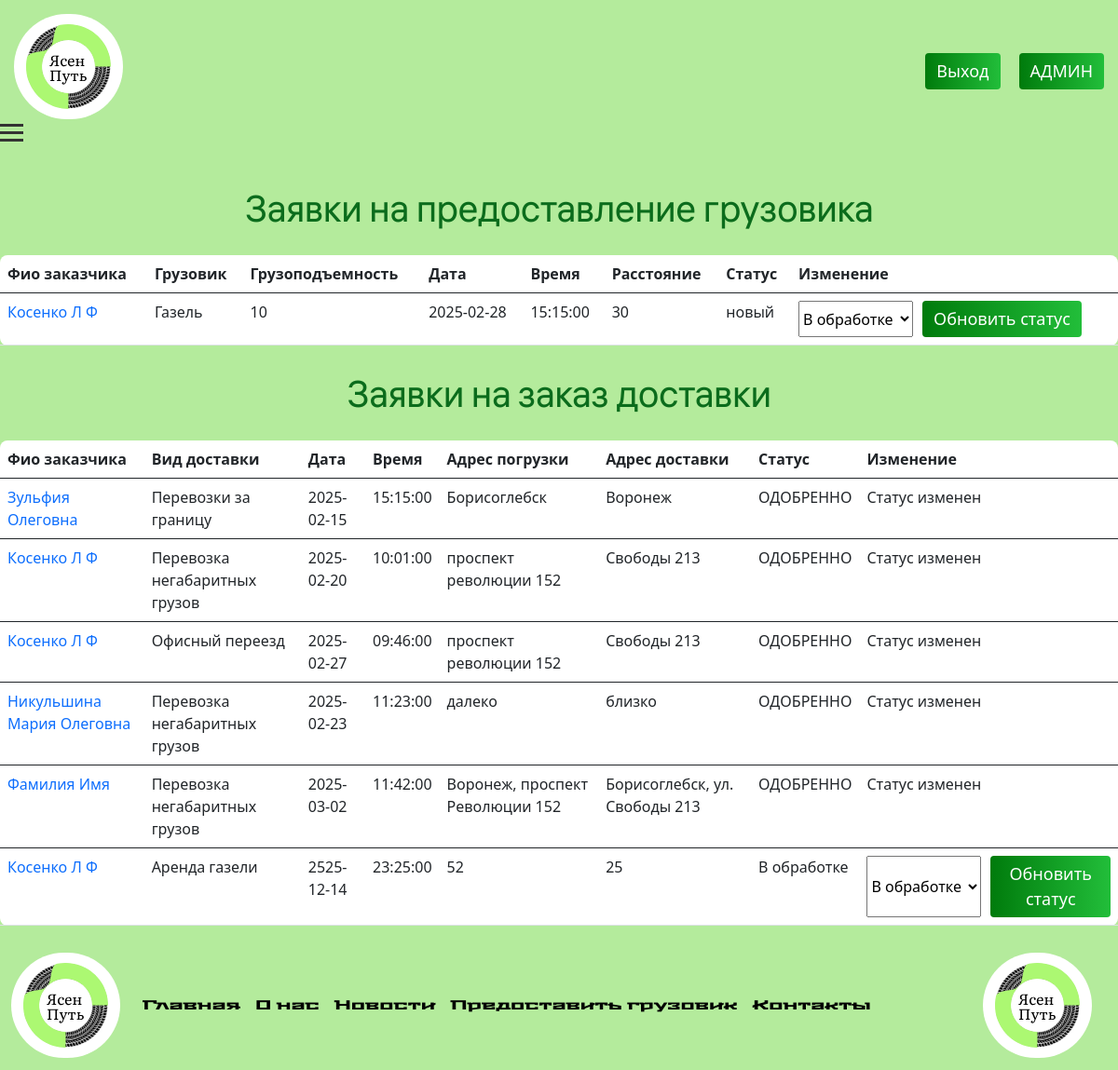
/admin.php (signed in), run on the app's committed database.
### tables this page shows
CREATE TABLE `grzv` (
  `id_z1` int(11) NOT NULL,
  `id_user` int(11) NOT NULL,
  `car` varchar(150) NOT NULL,
  `date` date NOT NULL,
  `time` time NOT NULL,
  `km` int(11) NOT NULL,
  `massa` int(11) NOT NULL,
  `status` varchar(150) NOT NULL DEFAULT 'новый'
);

CREATE TABLE `users` (
  `id` int(11) NOT NULL,
  `fio` varchar(150) NOT NULL,
  `email` varchar(150) NOT NULL,
  `phone` varchar(150) NOT NULL,
  `password` varchar(150) NOT NULL,
  `role` varchar(150) NOT NULL DEFAULT 'user'
);

CREATE TABLE `zakaz` (
  `id_z` int(11) NOT NULL,
  `id_user` int(11) NOT NULL,
  `id_usl` int(11) NOT NULL,
  `date` date NOT NULL,
  `time` time NOT NULL,
  `point1` varchar(150) NOT NULL,
  `point2` varchar(150) NOT NULL,
  `status` varchar(150) NOT NULL DEFAULT 'новый'
);

CREATE TABLE `usl` (
  `id_u` int(11) NOT NULL,
  `usl_name` varchar(150) NOT NULL,
  `opis` varchar(500) NOT NULL,
  `cena` varchar(150) NOT NULL
);

### admin.php (the view, shortened to what this page needs)
<?php include('header.php');?>
    <div class="main"> <?php
    if(isset($_SESSION['prava'])){
        if($_SESSION['prava']!="user"){
            ?>
            <h1 class="color d-flex centr margin-top">Заявки на предоставление грузовика</h1><?php
                if (isset($_SESSION['id'])) {
                    $sql = "SELECT * FROM  grzv
                    INNER JOIN users ON id=id_user";
                    $result = mysqli_query($link, $sql) or die(mysqli_error($link));
                    if ($result->num_rows > 0) {?>
                        <table class="table fon2">
                            <thead>
                                <tr>
                                <th scope="col">Фио заказчика</th>
                                <th scope="col">Грузовик</th>
                                <th scope="col">Грузоподъемность</th>
                                <th scope="col">Дата</th>
                                <th scope="col">Время</th>
                                <th scope="col">Расстояние</th>
                                <th scope="col">Статус</th>
                                <th scope="col">Изменение</th>
                                </tr>
                            </thead>
                    <?php    while ($row = $result->fetch_assoc()) {
                            ?>
                            <tbody>
                                <tr>
                                <td><a href="lk.php?id_u=<?php echo $row['id_user']?>"><?php echo $row['fio'];?></a></th>
                                <td><?php echo $row['car'];?></th>
                                <td><?php echo $row['massa'];?></th>
                                <td><?php echo $row['date'];?></th>
                                <td><?php echo $row['time'];?></td>
                                <td><?php echo $row['km'];?></td>
                                <td><?php echo $row['status'];?></td>
                                <?php
                                if ($row['status'] === "новый" || $row['status'] === "В обработке") {
                                ?>
                                <td scope="col"><form method="post" action="project/status.php?id_z1=<?php echo $row['id_z1'] ?>" class="d-flex">
                                    <select id="status" name="status" class="margin_r">
                                        <option value="В обработке">В обработке</option>
                                    </select><br>
                                    <button type="submit" class="btn">Обновить статус</button>
                                </form></th>
                                <?php }else{?>
                                    <td>Статус изменен</td>
                            <?php }?>
                                </tr>
                            </tbody>
                            <?php
                        }
                        ?></table><?php
                        }
                        }
                        ?>
                    <h1 class="color d-flex centr margin-top">Заявки на заказ доставки</h1><?php
                        if (isset($_SESSION['id'])) {
                            $sql = "SELECT * FROM  zakaz
                            INNER JOIN usl ON zakaz.id_usl=usl.id_u
                            INNER JOIN users ON users.id=zakaz.id_user";
                            $result = mysqli_query($link, $sql) or die(mysqli_error($link));
                            if ($result->num_rows > 0) {?>
                                <table class="table fon2">
                                    <thead>
                                        <tr>
                                        <th scope="col">Фио заказчика</th>
                                        <th scope="col">Вид доставки</th>
                                        <th scope="col">Дата</th>
                                        <th scope="col">Время</th>
                                        <th scope="col">Адрес погрузки</th>
                                        <th scope="col">Адрес доставки</th>
                                        <th scope="col">Статус</th>
                                        <th scope="col">Изменение</th>
                                        </tr>
                                    </thead>
                            <?php    while ($row = $result->fetch_assoc()) {
                                    ?>
                                    <tbody>
                                        <tr>
                                        <td><a href="lk.php?id_u=<?php echo $row['id_user']?>"><?php echo $row['fio'];?></a></th>
                                        <td><?php echo $row['usl_name'];?></td>
                                        <td scope="row"><?php echo $row['date'];?></th>
                                        <td><?php echo $row['time'];?></td>
                                        <td><?php echo $row['point1'];?></td>
                                        <td><?php echo $row['point2'];?></td>
                                        <td><?php echo $row['status'];?></td>
                                        <?php
                                        if ($row['status'] === "новый" || $row['status'] === "В обработке") {
                                        ?>
                                        <td scope="col"><form method="post" action="project/status.php?id_z=<?php echo $row['id_z'] ?>" class="d-flex">
                                            <select id="status" name="status" class="margin_r">
                                                <option value="В обработке">В обработке</option>
                                            </select><br>
                                            <button type="submit" class="btn">Обновить статус</button>
                                        </form></th>
                                        <?php }else{?>
                                            <td>Статус изменен</td>
                                    <?php }?>
                                        </tr>
                                    </tbody>
                                    <?php
                                }
                                ?></table><?php
                                }
                                }
                            }else{
                                echo "<script>alert(\"ДОСТУП ЗАПРЕЩЕН!"."\");</script>";
                                echo "<script>window.location.href='index.php'</script>";
                            }
                        }else{
                            echo "<script>alert(\"ДОСТУП ЗАПРЕЩЕН!"."\");</script>";
                            echo "<script>window.location.href='index.php'</script>";
                        }
                                ?>
    </div>
<?php include('footer.php');?>

### header.php (shortened to what this page needs)
<!DOCTYPE html>
<html lang="ru">
<head>
    <link rel="stylesheet" href="css/bootstrap.css">
    <link rel="stylesheet" href="css/style.css">
</head>
<body class="">
    <header class="header main">
        <div class="container">
            <div class="header-inner">
                <a href="index.php" class="logo"><img src="img/logo.svg" alt=""></a>
                <div class="header-buttons">
                <?php
                if(isset($_SESSION['prava'])){
                 if ($_SESSION['prava'] == "user") {?>
                 <form class="d-flex" role="search" action="project/out.php">
                    <button class="btn btn-outline-success margin_r" type="submit">Выход</button>
                </form>
                <form class="d-flex" role="search" action="lk.php">
                  <button class="btn btn-outline-success margin_left" type="submit">Профиль</button>
                </form>
                <?php
              }elseif($_SESSION['prava']=="admin") {?>
              <form class="d-flex" role="search" action="project/out.php">
                    <button class="btn btn-outline-success margin_r" type="submit">Выход</button>
                </form>
                <form class="d-flex" role="search" action="admin.php">
                  <button class="btn btn-outline-success margin_left" type="submit">АДМИН</button>
                  </form>
                <?php
              }
                   } ?>
                    </div>
                  </div>
                </div>
                <div class="burger-menu">
                    <div class="burger-line"></div>
                    <div class="burger-line"></div>
                    <div class="burger-line"></div>
                        </div>
    </header>

### footer.php (shortened to what this page needs)
    <footer>
        <nav class="navbar navbar-expand-lg bg-body-tertiary main">
                <div class="container-fluid">
                  <a class="navbar-brand black logo" href="index.php"><img src="img/logo.svg" alt="" class="logo"></a>
                  <div class="collapse navbar-collapse" id="navbarSupportedContent">
                    <ul class="navbar-nav me-auto mb-2 mb-lg-0">
                      <li class="nav-item">
                        <a class="nav-link active white" aria-current="page" href="index.php">Главная</a>
                      </li>
                      <li class="nav-item">
                        <a class="nav-link active white" href="onas.php">О нас</a>
                      </li>
                      <li class="nav-item">
                        <a class="nav-link active white" href="news.php">Новости</a>
                      </li>
                      <li class="nav-item">
                        <a class="nav-link activ white" aria-disabled="true" href="gruzovik.php">Предоставить грузовик</a>
                      </li>
                      <li class="nav-item">
                        <a class="nav-link activ white" aria-disabled="true" href="contact.php">Контакты</a>
                      </li>
                    </ul>
                  </div>
                  <a class="navbar-brand black logo" href="index.php"><img src="img/logo.svg" alt="" class="logo"></a>
              </nav>
    </footer>
  </body>
</html>

### css/style.css (style rules this page uses)
* { margin: 0; padding: 0; }
.main { width: 100%; max-width: 1550px; margin: 0 auto; }
body { background-color: #b4eb9c; ; }
.black { color: black; }
.white { color: white; }
.header { background-color: rgba(240, 240, 240, 0); padding: 15px 0px; }
.header-inner { display: flex; align-items: center; justify-content: space-between; max-width: 1600px; margin: 0 auto; position: relative; }
.logo { font-size: 24px; font-weight: bold; text-decoration: none; color: #333; }
.nav-link { text-decoration: none; color: #000000; transition: color 0.3s; }
.header-buttons { display: flex; gap: 10px; }
.burger-menu { display: none; cursor: pointer; }
.burger-line { width: 25px; height: 3px; background-color: #333; margin: 5px 0; transition: transform 0.3s, opacity 0.3s; }
@media (max-width: 1599px) { .header-inner { flex-wrap: wrap; } }
@media (max-width: 1599px) { .burger-menu { display: block; } }
@media (max-width: 1599px) { .header-buttons { margin-top: 10px; } }
a { text-decoration: none; }
.nav-link { font-family: "t1"; font-size: 14px; color: #000; }
.margin_r { margin-right: 10px; }
.btn { font-size: large; background: linear-gradient(to right, rgb(0, 123, 12), rgb(34, 190, 58)); color: white; border: none; }
.margin-top { margin-top: 30px; }
.centr { justify-content: center; }
.navbar { background-color: rgba(0, 255, 255, 0); }
.fon2 { margin-top: 3vh; background-color: white; border-radius: 1vh; }
.container { margin: 0 auto; width: 100%; max-width: 1300px; padding: 0 15px; }
h1 { font-family: "main_text"; }
html, body { height: 100%; }
.color { color: #0b6c1c; }

### data on the page
grzv: id_user.fio "Косенко Л Ф", car "Газель", massa "10", date "2025-02-28", time "15:15:00", km "30", status "новый"
zakaz: id_user.fio "Зульфия Олеговна", id_usl.usl_name "Перевозки за границу", date "2025-02-15", time "15:15:00", point1 "Борисоглебск", point2 "Воронеж", status "ОДОБРЕННО", shows "Статус изменен"
zakaz: id_user.fio "Косенко Л Ф", id_usl.usl_name "Перевозка негабаритных грузов", date "2025-02-20", time "10:01:00", point1 "проспект революции 152", point2 "Свободы 213", status "ОДОБРЕННО", shows "Статус изменен"
zakaz: id_user.fio "Косенко Л Ф", id_usl.usl_name "Офисный переезд", date "2025-02-27", time "09:46:00", point1 "проспект революции 152", point2 "Свободы 213", status "ОДОБРЕННО", shows "Статус изменен"
zakaz: id_user.fio "Никульшина Мария Олеговна", id_usl.usl_name "Перевозка негабаритных грузов", date "2025-02-23", time "11:23:00", point1 "далеко", point2 "близко", status "ОДОБРЕННО", shows "Статус изменен"
zakaz: id_user.fio "Фамилия Имя", id_usl.usl_name "Перевозка негабаритных грузов", date "2025-03-02", time "11:42:00", point1 "Воронеж, проспект Революции 152", point2 "Борисоглебск, ул. Свободы 213", status "ОДОБРЕННО", shows "Статус изменен"
zakaz: id_user.fio "Косенко Л Ф", id_usl.usl_name "Аренда газели", date "2525-12-14", time "23:25:00", point1 "52", point2 "25", status "В обработке"
